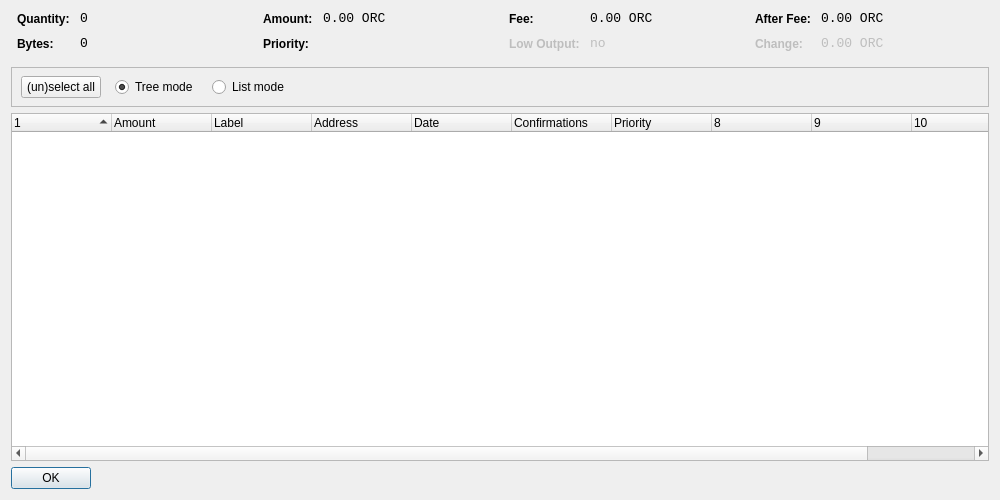
<?xml version="1.0" encoding="UTF-8"?>
<ui version="4.0">
 <class>CoinControlDialog</class>
 <widget class="QDialog" name="CoinControlDialog">
  <property name="geometry">
   <rect>
    <x>0</x>
    <y>0</y>
    <width>1000</width>
    <height>500</height>
   </rect>
  </property>
  <property name="windowTitle">
   <string>Coin Control</string>
  </property>
  <layout class="QVBoxLayout" name="verticalLayout">
   <item>
    <layout class="QHBoxLayout" name="horizontalLayoutTop" stretch="0,0,0,0">
     <property name="topMargin">
      <number>0</number>
     </property>
     <property name="bottomMargin">
      <number>10</number>
     </property>
     <item>
      <layout class="QFormLayout" name="formLayoutCoinControl1">
       <property name="horizontalSpacing">
        <number>10</number>
       </property>
       <property name="verticalSpacing">
        <number>10</number>
       </property>
       <property name="leftMargin">
        <number>6</number>
       </property>
       <property name="rightMargin">
        <number>6</number>
       </property>
       <item row="0" column="0">
        <widget class="QLabel" name="labelCoinControlQuantityText">
         <property name="styleSheet">
          <string notr="true">font-weight:bold;</string>
         </property>
         <property name="text">
          <string>Quantity:</string>
         </property>
        </widget>
       </item>
       <item row="0" column="1">
        <widget class="QLabel" name="labelCoinControlQuantity">
         <property name="font">
          <font>
           <family>Monospace</family>
           <pointsize>10</pointsize>
          </font>
         </property>
         <property name="cursor">
          <cursorShape>IBeamCursor</cursorShape>
         </property>
         <property name="contextMenuPolicy">
          <enum>Qt::ActionsContextMenu</enum>
         </property>
         <property name="text">
          <string>0</string>
         </property>
         <property name="textInteractionFlags">
          <set>Qt::LinksAccessibleByMouse|Qt::TextSelectableByKeyboard|Qt::TextSelectableByMouse</set>
         </property>
        </widget>
       </item>
       <item row="1" column="0">
        <widget class="QLabel" name="labelCoinControlBytesText">
         <property name="styleSheet">
          <string notr="true">font-weight:bold;</string>
         </property>
         <property name="text">
          <string>Bytes:</string>
         </property>
        </widget>
       </item>
       <item row="1" column="1">
        <widget class="QLabel" name="labelCoinControlBytes">
         <property name="font">
          <font>
           <family>Monospace</family>
           <pointsize>10</pointsize>
          </font>
         </property>
         <property name="cursor">
          <cursorShape>IBeamCursor</cursorShape>
         </property>
         <property name="contextMenuPolicy">
          <enum>Qt::ActionsContextMenu</enum>
         </property>
         <property name="text">
          <string>0</string>
         </property>
         <property name="textInteractionFlags">
          <set>Qt::LinksAccessibleByMouse|Qt::TextSelectableByKeyboard|Qt::TextSelectableByMouse</set>
         </property>
        </widget>
       </item>
      </layout>
     </item>
     <item>
      <layout class="QFormLayout" name="formLayoutCoinControl2">
       <property name="horizontalSpacing">
        <number>10</number>
       </property>
       <property name="verticalSpacing">
        <number>10</number>
       </property>
       <property name="leftMargin">
        <number>6</number>
       </property>
       <property name="rightMargin">
        <number>6</number>
       </property>
       <item row="0" column="0">
        <widget class="QLabel" name="labelCoinControlAmountText">
         <property name="styleSheet">
          <string notr="true">font-weight:bold;</string>
         </property>
         <property name="text">
          <string>Amount:</string>
         </property>
        </widget>
       </item>
       <item row="0" column="1">
        <widget class="QLabel" name="labelCoinControlAmount">
         <property name="font">
          <font>
           <family>Monospace</family>
           <pointsize>10</pointsize>
          </font>
         </property>
         <property name="cursor">
          <cursorShape>IBeamCursor</cursorShape>
         </property>
         <property name="contextMenuPolicy">
          <enum>Qt::ActionsContextMenu</enum>
         </property>
         <property name="text">
          <string>0.00 ORC</string>
         </property>
         <property name="textInteractionFlags">
          <set>Qt::LinksAccessibleByMouse|Qt::TextSelectableByKeyboard|Qt::TextSelectableByMouse</set>
         </property>
        </widget>
       </item>
       <item row="1" column="0">
        <widget class="QLabel" name="labelCoinControlPriorityText">
         <property name="styleSheet">
          <string notr="true">font-weight:bold;</string>
         </property>
         <property name="text">
          <string>Priority:</string>
         </property>
        </widget>
       </item>
       <item row="1" column="1">
        <widget class="QLabel" name="labelCoinControlPriority">
         <property name="font">
          <font>
           <family>Monospace</family>
           <pointsize>10</pointsize>
          </font>
         </property>
         <property name="cursor">
          <cursorShape>IBeamCursor</cursorShape>
         </property>
         <property name="contextMenuPolicy">
          <enum>Qt::ActionsContextMenu</enum>
         </property>
         <property name="text">
          <string/>
         </property>
         <property name="textInteractionFlags">
          <set>Qt::LinksAccessibleByMouse|Qt::TextSelectableByKeyboard|Qt::TextSelectableByMouse</set>
         </property>
        </widget>
       </item>
      </layout>
     </item>
     <item>
      <layout class="QFormLayout" name="formLayoutCoinControl3">
       <property name="horizontalSpacing">
        <number>10</number>
       </property>
       <property name="verticalSpacing">
        <number>10</number>
       </property>
       <property name="leftMargin">
        <number>6</number>
       </property>
       <property name="rightMargin">
        <number>6</number>
       </property>
       <item row="0" column="0">
        <widget class="QLabel" name="labelCoinControlFeeText">
         <property name="styleSheet">
          <string notr="true">font-weight:bold;</string>
         </property>
         <property name="text">
          <string>Fee:</string>
         </property>
        </widget>
       </item>
       <item row="0" column="1">
        <widget class="QLabel" name="labelCoinControlFee">
         <property name="font">
          <font>
           <family>Monospace</family>
           <pointsize>10</pointsize>
          </font>
         </property>
         <property name="cursor">
          <cursorShape>IBeamCursor</cursorShape>
         </property>
         <property name="contextMenuPolicy">
          <enum>Qt::ActionsContextMenu</enum>
         </property>
         <property name="text">
          <string>0.00 ORC</string>
         </property>
         <property name="textInteractionFlags">
          <set>Qt::LinksAccessibleByMouse|Qt::TextSelectableByKeyboard|Qt::TextSelectableByMouse</set>
         </property>
        </widget>
       </item>
       <item row="1" column="0">
        <widget class="QLabel" name="labelCoinControlLowOutputText">
         <property name="enabled">
          <bool>false</bool>
         </property>
         <property name="styleSheet">
          <string notr="true">font-weight:bold;</string>
         </property>
         <property name="text">
          <string>Low Output:</string>
         </property>
        </widget>
       </item>
       <item row="1" column="1">
        <widget class="QLabel" name="labelCoinControlLowOutput">
         <property name="enabled">
          <bool>false</bool>
         </property>
         <property name="font">
          <font>
           <family>Monospace</family>
           <pointsize>10</pointsize>
          </font>
         </property>
         <property name="cursor">
          <cursorShape>IBeamCursor</cursorShape>
         </property>
         <property name="contextMenuPolicy">
          <enum>Qt::ActionsContextMenu</enum>
         </property>
         <property name="text">
          <string>no</string>
         </property>
         <property name="textInteractionFlags">
          <set>Qt::LinksAccessibleByMouse|Qt::TextSelectableByKeyboard|Qt::TextSelectableByMouse</set>
         </property>
        </widget>
       </item>
      </layout>
     </item>
     <item>
      <layout class="QFormLayout" name="formLayoutCoinControl4">
       <property name="fieldGrowthPolicy">
        <enum>QFormLayout::AllNonFixedFieldsGrow</enum>
       </property>
       <property name="horizontalSpacing">
        <number>10</number>
       </property>
       <property name="verticalSpacing">
        <number>10</number>
       </property>
       <property name="leftMargin">
        <number>6</number>
       </property>
       <property name="rightMargin">
        <number>6</number>
       </property>
       <item row="0" column="0">
        <widget class="QLabel" name="labelCoinControlAfterFeeText">
         <property name="styleSheet">
          <string notr="true">font-weight:bold;</string>
         </property>
         <property name="text">
          <string>After Fee:</string>
         </property>
        </widget>
       </item>
       <item row="0" column="1">
        <widget class="QLabel" name="labelCoinControlAfterFee">
         <property name="font">
          <font>
           <family>Monospace</family>
           <pointsize>10</pointsize>
          </font>
         </property>
         <property name="cursor">
          <cursorShape>IBeamCursor</cursorShape>
         </property>
         <property name="contextMenuPolicy">
          <enum>Qt::ActionsContextMenu</enum>
         </property>
         <property name="text">
          <string>0.00 ORC</string>
         </property>
         <property name="textInteractionFlags">
          <set>Qt::LinksAccessibleByMouse|Qt::TextSelectableByKeyboard|Qt::TextSelectableByMouse</set>
         </property>
        </widget>
       </item>
       <item row="1" column="0">
        <widget class="QLabel" name="labelCoinControlChangeText">
         <property name="enabled">
          <bool>false</bool>
         </property>
         <property name="styleSheet">
          <string notr="true">font-weight:bold;</string>
         </property>
         <property name="text">
          <string>Change:</string>
         </property>
        </widget>
       </item>
       <item row="1" column="1">
        <widget class="QLabel" name="labelCoinControlChange">
         <property name="enabled">
          <bool>false</bool>
         </property>
         <property name="font">
          <font>
           <family>Monospace</family>
           <pointsize>10</pointsize>
          </font>
         </property>
         <property name="cursor">
          <cursorShape>IBeamCursor</cursorShape>
         </property>
         <property name="contextMenuPolicy">
          <enum>Qt::ActionsContextMenu</enum>
         </property>
         <property name="text">
          <string>0.00 ORC</string>
         </property>
         <property name="textInteractionFlags">
          <set>Qt::LinksAccessibleByMouse|Qt::TextSelectableByKeyboard|Qt::TextSelectableByMouse</set>
         </property>
        </widget>
       </item>
      </layout>
     </item>
    </layout>
   </item>
   <item>
    <widget class="QFrame" name="frame">
     <property name="minimumSize">
      <size>
       <width>0</width>
       <height>40</height>
      </size>
     </property>
     <property name="frameShape">
      <enum>QFrame::StyledPanel</enum>
     </property>
     <property name="frameShadow">
      <enum>QFrame::Sunken</enum>
     </property>
     <widget class="QWidget" name="horizontalLayoutWidget">
      <property name="geometry">
       <rect>
        <x>10</x>
        <y>0</y>
        <width>781</width>
        <height>41</height>
       </rect>
      </property>
      <layout class="QHBoxLayout" name="horizontalLayoutPanel" stretch="0,0,0,0">
       <property name="spacing">
        <number>14</number>
       </property>
       <item>
        <widget class="QPushButton" name="pushButtonSelectAll">
         <property name="sizePolicy">
          <sizepolicy hsizetype="Maximum" vsizetype="Fixed">
           <horstretch>0</horstretch>
           <verstretch>0</verstretch>
          </sizepolicy>
         </property>
         <property name="text">
          <string>(un)select all</string>
         </property>
        </widget>
       </item>
       <item>
        <widget class="QRadioButton" name="radioTreeMode">
         <property name="sizePolicy">
          <sizepolicy hsizetype="Maximum" vsizetype="Fixed">
           <horstretch>0</horstretch>
           <verstretch>0</verstretch>
          </sizepolicy>
         </property>
         <property name="text">
          <string>Tree mode</string>
         </property>
         <property name="checked">
          <bool>true</bool>
         </property>
        </widget>
       </item>
       <item>
        <widget class="QRadioButton" name="radioListMode">
         <property name="sizePolicy">
          <sizepolicy hsizetype="Maximum" vsizetype="Fixed">
           <horstretch>0</horstretch>
           <verstretch>0</verstretch>
          </sizepolicy>
         </property>
         <property name="text">
          <string>List mode</string>
         </property>
        </widget>
       </item>
       <item>
        <spacer name="horizontalSpacer">
         <property name="orientation">
          <enum>Qt::Horizontal</enum>
         </property>
         <property name="sizeHint" stdset="0">
          <size>
           <width>40</width>
           <height>20</height>
          </size>
         </property>
        </spacer>
       </item>
      </layout>
     </widget>
    </widget>
   </item>
   <item>
    <widget class="CoinControlTreeWidget" name="treeWidget">
     <property name="contextMenuPolicy">
      <enum>Qt::CustomContextMenu</enum>
     </property>
     <property name="sortingEnabled">
      <bool>false</bool>
     </property>
     <property name="columnCount">
      <number>11</number>
     </property>
     <attribute name="headerShowSortIndicator" stdset="0">
      <bool>true</bool>
     </attribute>
     <attribute name="headerStretchLastSection">
      <bool>false</bool>
     </attribute>
     <column>
      <property name="text">
       <string/>
      </property>
     </column>
     <column>
      <property name="text">
       <string>Amount</string>
      </property>
     </column>
     <column>
      <property name="text">
       <string>Label</string>
      </property>
     </column>
     <column>
      <property name="text">
       <string>Address</string>
      </property>
     </column>
     <column>
      <property name="text">
       <string>Date</string>
      </property>
     </column>
     <column>
      <property name="text">
       <string>Confirmations</string>
      </property>
      <property name="toolTip">
       <string>Confirmed</string>
      </property>
     </column>
     <column>
      <property name="text">
       <string>Priority</string>
      </property>
     </column>
     <column>
      <property name="text">
       <string/>
      </property>
     </column>
     <column>
      <property name="text">
       <string/>
      </property>
     </column>
     <column>
      <property name="text">
       <string/>
      </property>
     </column>
     <column>
      <property name="text">
       <string/>
      </property>
     </column>
    </widget>
   </item>
   <item>
    <widget class="QDialogButtonBox" name="buttonBox">
     <property name="sizePolicy">
      <sizepolicy hsizetype="Maximum" vsizetype="Fixed">
       <horstretch>0</horstretch>
       <verstretch>0</verstretch>
      </sizepolicy>
     </property>
     <property name="orientation">
      <enum>Qt::Horizontal</enum>
     </property>
     <property name="standardButtons">
      <set>QDialogButtonBox::Ok</set>
     </property>
    </widget>
   </item>
  </layout>
 </widget>
 <customwidgets>
  <customwidget>
   <class>CoinControlTreeWidget</class>
   <extends>QTreeWidget</extends>
   <header>coincontroltreewidget.h</header>
  </customwidget>
 </customwidgets>
 <resources/>
 <connections/>
</ui>
